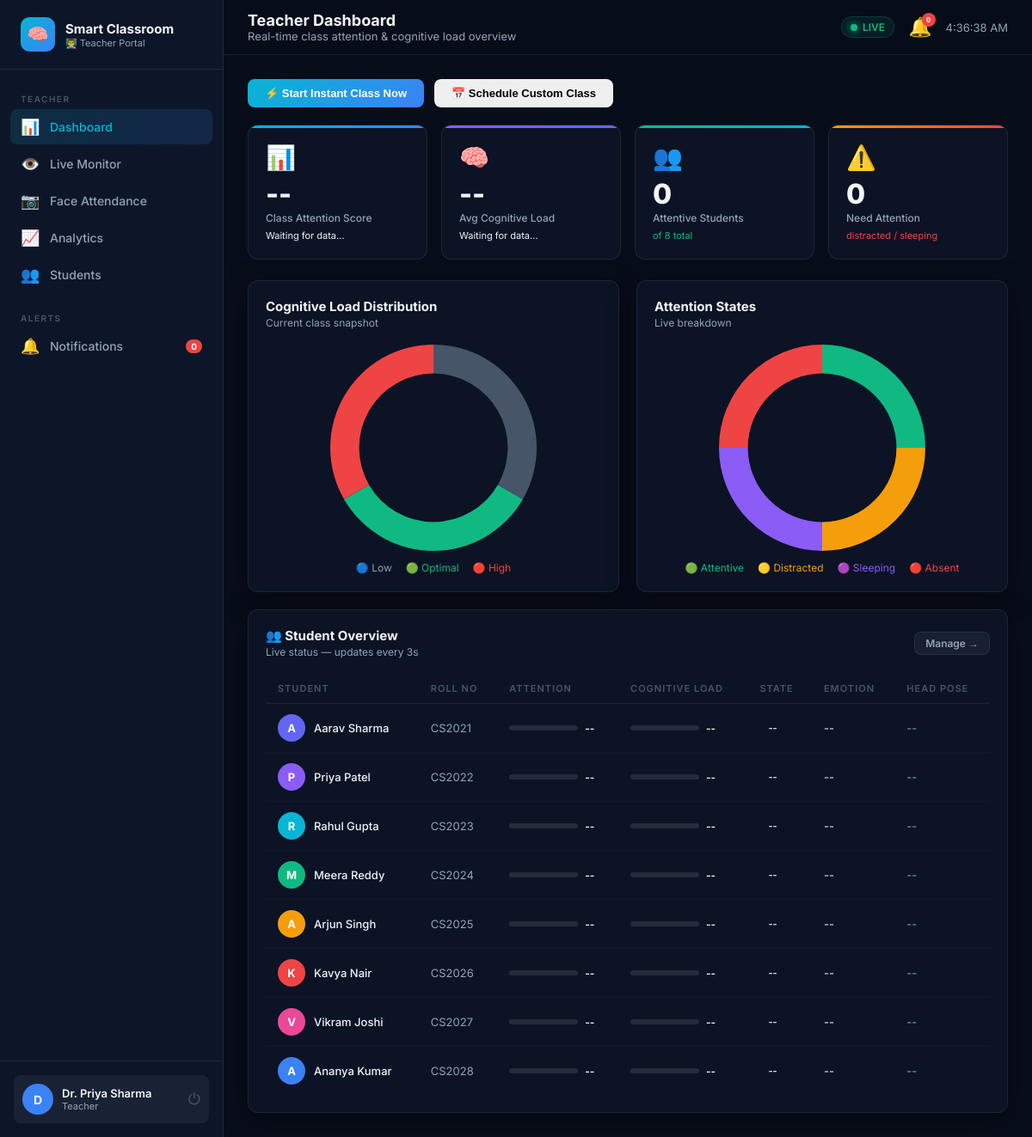
/dashboard (signed in), run on the app's committed database.
### models/user.py (models this page shows, shortened)
class User(UserMixin, db.Model):
    __tablename__ = 'users'
    id           = db.Column(db.Integer, primary_key=True)
    name         = db.Column(db.String(100), nullable=False)
    email        = db.Column(db.String(120), unique=True, nullable=False)
    password_hash= db.Column(db.String(256), nullable=False)
    role         = db.Column(db.String(20), default='student')  # student/teacher/admin
    avatar_color = db.Column(db.String(20), default='#6366f1')
    created_at   = db.Column(db.DateTime, default=datetime.utcnow)
    is_active_   = db.Column(db.Boolean, default=True)
    student_profile = db.relationship('StudentProfile', backref='user', uselist=False, lazy=True)
    teacher_entries = db.relationship('TimetableEntry',  backref='teacher', lazy=True)
    def is_student(self):  return self.role == 'student'
    def is_teacher(self):  return self.role == 'teacher'

class StudentProfile(db.Model):
    __tablename__ = 'student_profiles'
    id             = db.Column(db.Integer, primary_key=True)
    user_id        = db.Column(db.Integer, db.ForeignKey('users.id'), nullable=False)
    department_id  = db.Column(db.Integer, db.ForeignKey('departments.id'), nullable=True)
    enrollment_no  = db.Column(db.String(30), unique=True, nullable=True)
    semester       = db.Column(db.Integer, default=1)
    avatar_color   = db.Column(db.String(20), default='#06b6d4')
    is_face_trained = db.Column(db.Boolean, default=False)
    face_image_path = db.Column(db.String(300), nullable=True)
    attendances    = db.relationship('Attendance',    backref='student', lazy=True)
    focus_sessions = db.relationship('FocusSession',  backref='student', lazy=True)

### routes/dashboard.py (the view)
@dashboard_bp.route('/dashboard')
@login_required
def index():
    profiles = StudentProfile.query.all()
    alerts = Alert.query.filter_by(is_read=False).order_by(Alert.timestamp.desc()).limit(5).all()
    last_sessions = {}
    from models.department import Subject, Department
    from models.timetable import ClassRoom, DAYS
    from datetime import datetime
    for p in profiles:
        sess = MonitoringSession.query.filter_by(student_id=p.id)\
            .order_by(MonitoringSession.timestamp.desc()).first()
        last_sessions[p.id] = sess
    active_instant = TimetableEntry.query.filter_by(teacher_id=current_user.id, class_type='instant').order_by(TimetableEntry.id.desc()).first()
    return render_template('dashboard/index.html',
                           teacher=current_user,
                           students=profiles,
                           alerts=alerts,
                           last_sessions=last_sessions,
                           subjects=Subject.query.all(),
                           rooms=ClassRoom.query.all(),
                           days=DAYS,
                           now=datetime.now(),
                           active_instant=active_instant)

### templates/dashboard/index.html (shortened to what this page needs)
{% extends 'base.html' %}
{% block page_title %}Teacher Dashboard{% endblock %}
{% block page_subtitle %}Real-time class attention & cognitive load overview{% endblock %}
{% block content %}
<div style="display:flex;gap:12px;margin-bottom:20px;">
  <form method="POST" action="{{ url_for('dashboard.start_instant_class') }}">
    <button type="submit" class="btn btn-primary" {% if active_instant %}disabled{% endif %}>
      ⚡ Start Instant Class Now
    </button>
  </form>
  <button class="btn btn-secondary" onclick="document.getElementById('customClassModal').classList.add('open')">
    📅 Schedule Custom Class
  </button>
</div>
<div class="stats-grid" id="stats-grid">
  <div class="stat-card" style="--card-accent: linear-gradient(90deg,#06b6d4,#3b82f6)">
    <div class="stat-icon">📊</div>
    <div class="stat-value" id="stat-avg-attention">--</div>
    <div class="stat-label">Class Attention Score</div>
    <div class="stat-change" id="stat-att-change">Waiting for data...</div>
  </div>
  <div class="stat-card" style="--card-accent: linear-gradient(90deg,#8b5cf6,#6366f1)">
    <div class="stat-icon">🧠</div>
    <div class="stat-value" id="stat-cognitive">--</div>
    <div class="stat-label">Avg Cognitive Load</div>
    <div class="stat-change" id="stat-cog-change">Waiting for data...</div>
  </div>
  <div class="stat-card" style="--card-accent: linear-gradient(90deg,#10b981,#06b6d4)">
    <div class="stat-icon">👥</div>
    <div class="stat-value" id="stat-attentive">0</div>
    <div class="stat-label">Attentive Students</div>
    <div class="stat-change up" id="stat-total">of {{ students|length }} total</div>
  </div>
  <div class="stat-card" style="--card-accent: linear-gradient(90deg,#f59e0b,#ef4444)">
    <div class="stat-icon">⚠️</div>
    <div class="stat-value" id="stat-distracted">0</div>
    <div class="stat-label">Need Attention</div>
    <div class="stat-change down" id="stat-dist-label">distracted / sleeping</div>
  </div>
</div>
<div class="grid-2" style="margin-bottom:20px;">
  <div class="card">
    <div class="section-header">
      <div>
        <div class="section-title">Cognitive Load Distribution</div>
        <div class="section-sub">Current class snapshot</div>
      </div>
    </div>
    <div style="position:relative;height:240px;display:flex;align-items:center;justify-content:center;">
      <canvas id="cognitiveChart"></canvas>
    </div>
    <div style="display:flex;gap:16px;justify-content:center;margin-top:12px;font-size:12px;">
      <span style="color:#94a3b8;">🔵 Low</span>
      <span style="color:#10b981;">🟢 Optimal</span>
      <span style="color:#ef4444;">🔴 High</span>
    </div>
  </div>
  <div class="card">
    <div class="section-header">
      <div>
        <div class="section-title">Attention States</div>
        <div class="section-sub">Live breakdown</div>
      </div>
    </div>
    <div style="position:relative;height:240px;display:flex;align-items:center;justify-content:center;">
      <canvas id="attentionChart"></canvas>
    </div>
    <div style="display:flex;gap:16px;justify-content:center;margin-top:12px;font-size:12px;flex-wrap:wrap;">
      <span style="color:#10b981;">🟢 Attentive</span>
      <span style="color:#f59e0b;">🟡 Distracted</span>
      <span style="color:#8b5cf6;">🟣 Sleeping</span>
      <span style="color:#ef4444;">🔴 Absent</span>
    </div>
  </div>
</div>
<div class="card">
  <div class="section-header">
    <div>
      <div class="section-title">👥 Student Overview</div>
      <div class="section-sub">Live status — updates every 3s</div>
    </div>
    <a href="{{ url_for('students.index') }}" class="btn btn-ghost btn-sm">Manage →</a>
  </div>
  {% if students %}
  <div style="overflow-x:auto;">
    <table class="data-table">
      <thead>
        <tr>
          <th>Student</th>
          <th>Roll No</th>
          <th>Attention</th>
          <th>Cognitive Load</th>
          <th>State</th>
          <th>Emotion</th>
          <th>Head Pose</th>
        </tr>
      </thead>
      <tbody id="student-table-body">
        {% for s in students %}
        <tr id="row-{{ s.id }}">
          <td>
            <div style="display:flex;align-items:center;gap:10px;">
              <div class="student-avatar" style="background:{{ s.avatar_color }}">{{ s.user.name[0] if s.user else '?' }}</div>
              <span style="font-weight:500;">{{ s.user.name if s.user else 'Unknown' }}</span>
            </div>
          </td>
          <td style="color:var(--text-secondary);">{{ s.enrollment_no or '—' }}</td>
          <td>
            <div style="display:flex;align-items:center;gap:8px;">
              <div class="progress-bar" style="width:80px;">
              </div>
              <span id="att-val-{{ s.id }}" style="font-size:12px;font-weight:600;">--</span>
            </div>
          </td>
          <td>
            <div style="display:flex;align-items:center;gap:8px;">
              <div class="progress-bar" style="width:80px;">
              </div>
              <span id="cog-val-{{ s.id }}" style="font-size:12px;font-weight:600;">--</span>
            </div>
          </td>
          <td><span class="badge" id="att-state-{{ s.id }}">--</span></td>
          <td><span id="emotion-{{ s.id }}" style="font-size:13px;">--</span></td>
          <td><span id="pose-{{ s.id }}" style="font-size:13px;color:var(--text-secondary);">--</span></td>
        </tr>
        {% endfor %}
      </tbody>
    </table>
  </div>
  {% else %}
  <div class="empty-state">
    <div class="empty-icon">👥</div>
    <p>No students added yet.</p>
    <a href="{{ url_for('students.index') }}" class="btn btn-primary" style="margin-top:16px;">Add Students</a>
  </div>
  {% endif %}
</div>
{% endblock %}

### templates/base.html (shortened to what this page needs)
<!DOCTYPE html>
<html lang="en">
<head>
  <link rel="stylesheet" href="{{ url_for('static', filename='css/main.css') }}"/>
</head>
<body>
{% set role_accent = {
  'teacher': '--accent-blue',
  'admin':   '--accent-yellow',
  'student': '--accent-cyan'
}[current_user.role] if current_user.is_authenticated else '--accent-cyan' %}
<div class="layout">
  <aside class="sidebar" data-role="{{ current_user.role if current_user.is_authenticated else 'student' }}">
    <div class="sidebar-logo">
      <div class="logo-icon">🧠</div>
      <div>
        <span>Smart Classroom</span>
        <small>
          {% if current_user.is_authenticated %}
            {% if current_user.is_student() %}🎓 Student Portal
            {% elif current_user.is_teacher() %}👨‍🏫 Teacher Portal
            {% else %}🛡️ Admin Portal{% endif %}
          {% endif %}
        </small>
      </div>
    </div>
    <nav class="sidebar-nav">
      {% if current_user.is_authenticated and current_user.is_student() %}
      <div class="nav-section-label">Student</div>
      <a href="{{ url_for('student.dashboard') }}" class="nav-link {% if request.endpoint == 'student.dashboard' %}active{% endif %}">
        <span class="nav-icon">🏠</span> My Dashboard
      </a>
      <a href="{{ url_for('student.schedule') }}" class="nav-link {% if request.endpoint == 'student.schedule' %}active{% endif %}">
        <span class="nav-icon">📅</span> Schedule
      </a>
      <a href="{{ url_for('student.attendance') }}" class="nav-link {% if request.endpoint == 'student.attendance' %}active{% endif %}">
        <span class="nav-icon">✅</span> Attendance
      </a>
      <a href="{{ url_for('student.analytics') }}" class="nav-link {% if request.endpoint == 'student.analytics' %}active{% endif %}">
        <span class="nav-icon">📈</span> My Analytics
      </a>
      {% elif current_user.is_authenticated and current_user.is_teacher() %}
      <div class="nav-section-label">Teacher</div>
      <a href="{{ url_for('dashboard.index') }}" class="nav-link {% if request.endpoint == 'dashboard.index' %}active{% endif %}">
        <span class="nav-icon">📊</span> Dashboard
      </a>
      <a href="{{ url_for('monitoring.live') }}" class="nav-link {% if request.endpoint == 'monitoring.live' %}active{% endif %}">
        <span class="nav-icon">👁️</span> Live Monitor
      </a>
      <a href="{{ url_for('face_attendance.dashboard') }}" class="nav-link {% if request.endpoint and request.endpoint.startswith('face_attendance') %}active{% endif %}">
        <span class="nav-icon">📷</span> Face Attendance
      </a>
      <a href="{{ url_for('analytics.index') }}" class="nav-link {% if request.endpoint == 'analytics.index' %}active{% endif %}">
        <span class="nav-icon">📈</span> Analytics
      </a>
      <a href="{{ url_for('students.index') }}" class="nav-link {% if request.endpoint == 'students.index' %}active{% endif %}">
        <span class="nav-icon">👥</span> Students
      </a>
      {% endif %}
      <div class="nav-section-label" style="margin-top:12px;">Alerts</div>
      <a href="#" class="nav-link" onclick="openAlertDrawer()">
        <span class="nav-icon">🔔</span> Notifications
        <span class="nav-badge" id="sidebar-alert-count">0</span>
      </a>
    </nav>
    <div class="sidebar-footer">
      <div class="user-card">
        <div class="user-avatar" style="background:{{ current_user.avatar_color if current_user.is_authenticated else '#6366f1' }}">
          {{ current_user.name[0].upper() if current_user.is_authenticated else '?' }}
        </div>
        <div class="user-info">
          <div class="user-name">{{ current_user.name if current_user.is_authenticated else 'Guest' }}</div>
          <div class="user-role">{{ current_user.role.title() if current_user.is_authenticated else '' }}</div>
        </div>
        <a href="{{ url_for('auth.logout') }}" class="logout-btn" title="Logout">⏻</a>
      </div>
    </div>
  </aside>
  <div class="main-area">
    <header class="topbar">
      <div class="topbar-title">
        {% block page_title %}Dashboard{% endblock %}
        <small>{% block page_subtitle %}AI-Powered Smart Classroom{% endblock %}</small>
      </div>
      <div class="topbar-right">
        <div class="live-badge"><div class="status-dot"></div> LIVE</div>
        <button class="alert-btn" onclick="openAlertDrawer()" title="Alerts">
          🔔 <span class="alert-count" id="topbar-alert-count">0</span>
        </button>
        <div style="font-size:13px;color:var(--text-secondary);" id="clock"></div>
      </div>
    </header>
    <main class="page-content fade-in">
      {% block content %}{% endblock %}
    </main>
  </div>
</div>
</body>
</html>

### data on the page
User: name "D", name "Dr. Priya Sharma", role "Teacher"
StudentProfile: user "A", user "Aarav Sharma", enrollment_no "CS2021"
StudentProfile: user "P", user "Priya Patel", enrollment_no "CS2022"
StudentProfile: user "R", user "Rahul Gupta", enrollment_no "CS2023"
StudentProfile: user "M", user "Meera Reddy", enrollment_no "CS2024"
StudentProfile: user "A", user "Arjun Singh", enrollment_no "CS2025"
StudentProfile: user "K", user "Kavya Nair", enrollment_no "CS2026"
StudentProfile: user "V", user "Vikram Joshi", enrollment_no "CS2027"
StudentProfile: user "A", user "Ananya Kumar", enrollment_no "CS2028"

### other printed values
{{ students|length }} "8"
